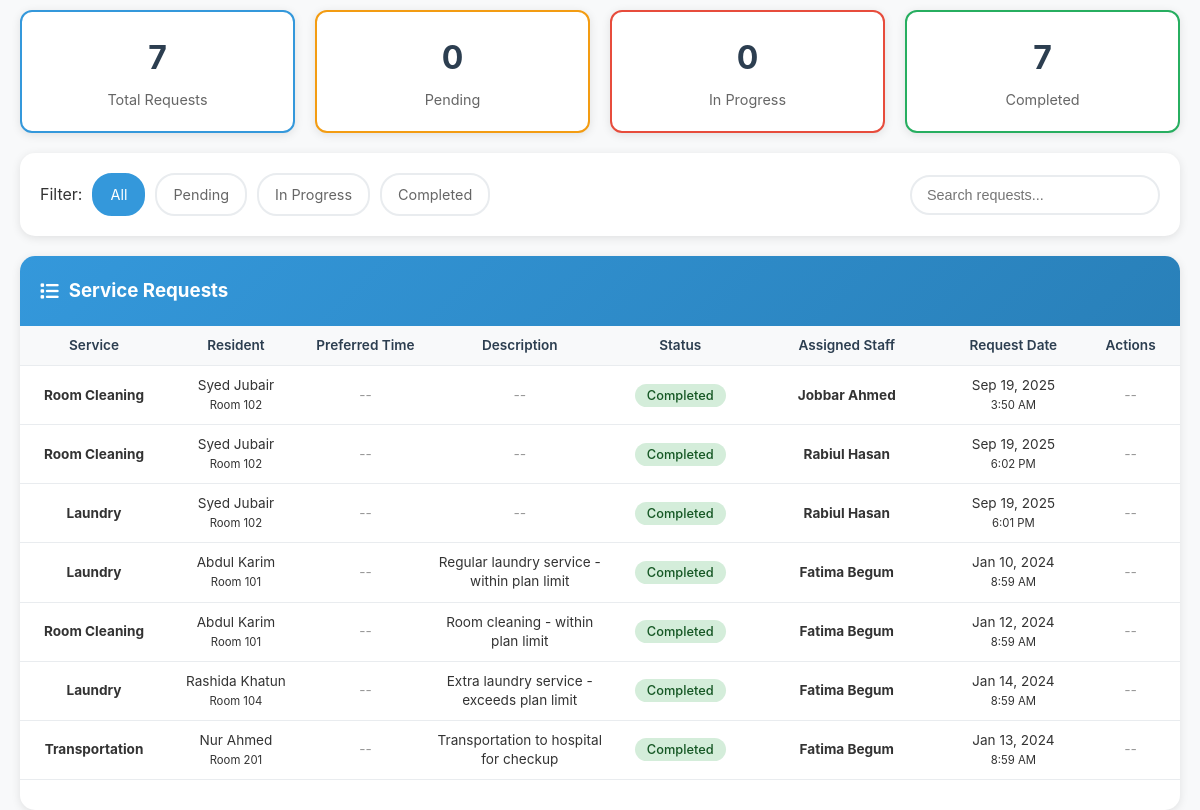
Before: /admin/services.php (signed in) with the older database file.
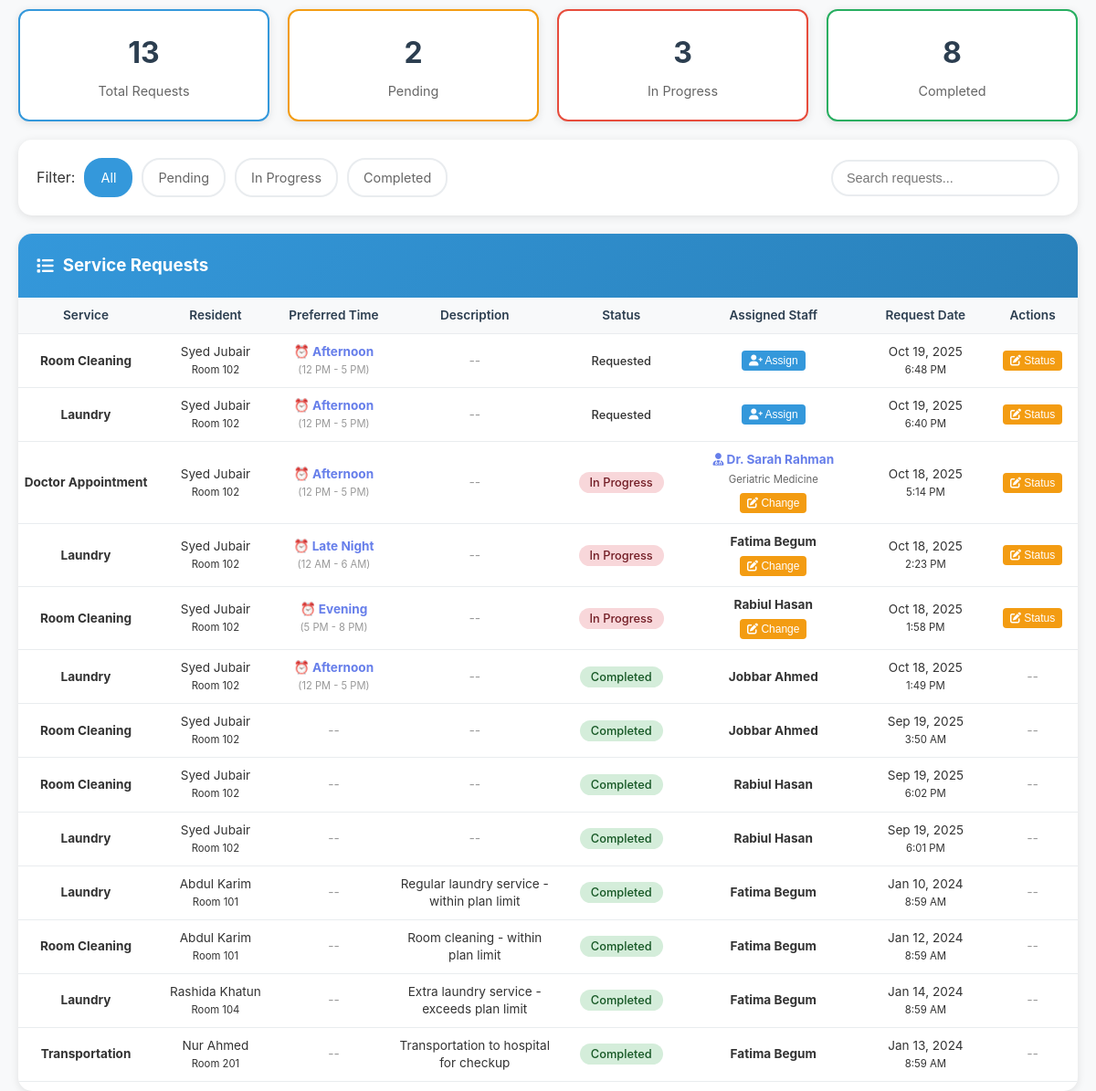
After: the same page with the newer database file.
### tables this page shows
CREATE TABLE `service_requests` (
  `id` int(11) NOT NULL,
  `resident_id` int(11) DEFAULT NULL,
  `service_id` int(11) DEFAULT NULL,
  `service_type` enum('general','doctor_appointment') DEFAULT 'general',
  `request_date` date DEFAULT NULL,
  `scheduled_date` date DEFAULT NULL,
  `assigned_staff_id` int(11) DEFAULT NULL,
  `assigned_doctor_id` int(11) DEFAULT NULL,
  `status` enum('Requested','Scheduled','In Progress','Completed','Cancelled') DEFAULT 'Requested',
  `cost` decimal(8,2) DEFAULT 0.00,
  `notes` text DEFAULT NULL,
  `completed_at` timestamp NULL DEFAULT NULL,
  `created_at` timestamp NOT NULL DEFAULT current_timestamp()
);

CREATE TABLE `services` (
  `id` int(11) NOT NULL,
  `service_name` varchar(50) NOT NULL,
  `base_cost` decimal(8,2) DEFAULT 0.00,
  `description` text DEFAULT NULL,
  `is_active` tinyint(1) DEFAULT 1,
  `created_at` timestamp NOT NULL DEFAULT current_timestamp()
);

CREATE TABLE `residents` (
  `id` int(11) NOT NULL,
  `user_id` int(11) DEFAULT NULL,
  `room_number` varchar(10) DEFAULT NULL,
  `plan_id` int(11) DEFAULT NULL,
  `admission_date` date DEFAULT NULL,
  `medical_conditions` text DEFAULT NULL,
  `allergies` text DEFAULT NULL,
  `family_contact_info` text DEFAULT NULL,
  `payment_status` enum('Paid','Pending','Overdue') DEFAULT 'Pending',
  `last_payment_date` date DEFAULT NULL,
  `next_payment_due` date DEFAULT NULL,
  `health_score` int(11) DEFAULT 70,
  `mental_health_score` int(11) DEFAULT 70,
  `laundry_usage_current_month` int(11) DEFAULT 0,
  `cleaning_usage_current_month` int(11) DEFAULT 0,
  `created_at` timestamp NOT NULL DEFAULT current_timestamp(),
  `updated_at` timestamp NOT NULL DEFAULT current_timestamp() ON UPDATE current_timestamp()
);

CREATE TABLE `doctors` (
  `id` int(11) NOT NULL,
  `user_id` int(11) DEFAULT NULL,
  `license_number` varchar(50) DEFAULT NULL,
  `specialization` varchar(100) DEFAULT NULL,
  `qualification` text DEFAULT NULL,
  `consultation_fee` decimal(10,2) DEFAULT NULL,
  `available_hours` text DEFAULT NULL,
  `created_at` timestamp NOT NULL DEFAULT current_timestamp(),
  `monthly_salary` decimal(10,2) DEFAULT 45000.00 COMMENT 'Monthly salary amount'
);

### admin/services.php (the view, shortened to what the rows shown need)
<?php
$database = new Database();
$db = $database->getConnection();
$requests = [];
try {
    $where_conditions = [];
    $params = [];
    $where_clause = !empty($where_conditions) ? 'WHERE ' . implode(' AND ', $where_conditions) : '';
    $requests_query = "SELECT sr.*,
                              s.service_name,
                              CONCAT(u.first_name, ' ', u.last_name) as resident_name,
                              r.room_number,
                              CONCAT(staff_u.first_name, ' ', staff_u.last_name) as assigned_staff_name,
                              CONCAT(doc_u.first_name, ' ', doc_u.last_name) as assigned_doctor_name,
                              doc.specialization as doctor_specialization
                       FROM service_requests sr
                       LEFT JOIN services s ON sr.service_id = s.id
                       LEFT JOIN residents res ON sr.resident_id = res.id
                       LEFT JOIN users u ON res.user_id = u.id
                       LEFT JOIN residents r ON res.id = r.id
                       LEFT JOIN staff st ON sr.assigned_staff_id = st.id
                       LEFT JOIN users staff_u ON st.user_id = staff_u.id
                       LEFT JOIN doctors doc ON sr.assigned_doctor_id = doc.id
                       LEFT JOIN users doc_u ON doc.user_id = doc_u.id
                       $where_clause
                       ORDER BY sr.created_at DESC";
    $requests_stmt = $db->prepare($requests_query);
    $requests_stmt->execute($params);
    $requests = $requests_stmt->fetchAll(PDO::FETCH_ASSOC);
} catch (Exception $e) {
    $error_message = "Error fetching requests: " . $e->getMessage();
}
?>
<!DOCTYPE html>
<html lang="en">
<head>
    <link rel="stylesheet" href="../assets/css/style.css">
    <link rel="stylesheet" href="../assets/css/auth.css">
    <link href="https://cdnjs.cloudflare.com/ajax/libs/font-awesome/6.0.0/css/all.min.css" rel="stylesheet">
</head>
<body>
    <div class="page-container">
        <div class="requests-container">
            <div class="requests-content">
                <?php if (!empty($requests)): ?>
                    <table class="requests-table">
                        <thead>
                            <tr>
                                <th>Service</th>
                                <th>Resident</th>
                                <th>Preferred Time</th>
                                <th>Description</th>
                                <th>Status</th>
                                <th>Assigned Staff</th>
                                <th>Request Date</th>
                                <th>Actions</th>
                            </tr>
                        </thead>
                        <tbody>
                    <?php foreach ($requests as $request): ?>
                        <tr>
                            <td>
                                <strong><?php echo htmlspecialchars($request['service_name'] ?: 'Unknown Service'); ?></strong>
                            </td>
                            <td>
                                <?php echo htmlspecialchars($request['resident_name'] ?: 'Unknown'); ?>
                                <?php if (!empty($request['room_number'])): ?>
                                    <br><small>Room <?php echo htmlspecialchars($request['room_number']); ?></small>
                                <?php endif; ?>
                            </td>
                            <td style="text-align: center;">
                                <?php
                                $notes = $request['notes'] ?: '';
                                if (preg_match('/Preferred time:\s*(\w+)/i', $notes, $matches)) {
                                    $time = ucfirst($matches[1]);
                                    $timeRange = '';
                                    $timeLower = strtolower($time);
                                    if ($timeLower === 'morning') {
                                        $timeRange = '(6 AM - 12 PM)';
                                    } elseif ($timeLower === 'afternoon') {
                                        $timeRange = '(12 PM - 5 PM)';
                                    } elseif ($timeLower === 'evening') {
                                        $timeRange = '(5 PM - 8 PM)';
                                    } elseif ($timeLower === 'night') {
                                        $timeRange = '(8 PM - 12 AM)';
                                    } elseif ($timeLower === 'latenight') {
                                        $time = 'Late Night';
                                        $timeRange = '(12 AM - 6 AM)';
                                    }
                                    echo '<strong style="color: #667eea; font-size: 0.85rem;">⏰ ' . htmlspecialchars($time) . '</strong>';
                                    if ($timeRange) {
                                        echo '<br><small style="color: #999; font-size: 0.7rem;">' . $timeRange . '</small>';
                                    }
                                } else {
                                    echo '<span style="color: #999;">--</span>';
                                }
                                ?>
                            </td>
                            <td class="description-cell">
                                <?php
                                $notes = $request['notes'] ?: '';
                                $description = preg_replace('/Preferred time:\s*\w+\.\s*/i', '', $notes);
                                $description = trim($description);
                                if (!empty($description)) {
                                    echo htmlspecialchars(substr($description, 0, 60));
                                } else {
                                    echo '<span style="color: #999; font-style: italic;">--</span>';
                                }
                                ?>
                            </td>
                            <td>
                                <span class="status-badge status-<?php echo strtolower(str_replace(' ', '-', $request['status'])); ?>">
                                    <?php echo htmlspecialchars($request['status']); ?>
                                </span>
                            </td>
                            <td class="staff-cell">
                                <?php if (!empty($request['assigned_staff_name']) || !empty($request['assigned_doctor_name'])): ?>
                                    <div style="display: flex; flex-direction: column; align-items: center; gap: 5px;">
                                        <?php if (!empty($request['assigned_doctor_name'])): ?>
                                            <strong style="font-size: 0.85rem; color: #667eea;">
                                                <i class="fas fa-user-md"></i> Dr. <?php echo htmlspecialchars($request['assigned_doctor_name']); ?>
                                            </strong>
                                            <?php if (!empty($request['doctor_specialization'])): ?>
                                                <small style="color: #666;"><?php echo htmlspecialchars($request['doctor_specialization']); ?></small>
                                            <?php endif; ?>
                                        <?php else: ?>
                                            <strong style="font-size: 0.85rem;"><?php echo htmlspecialchars($request['assigned_staff_name']); ?></strong>
                                        <?php endif; ?>
                                        <?php
                                        $final_statuses = ['Completed', 'Cancelled'];
                                        if (!in_array(trim($request['status']), $final_statuses)):
                                        ?>
                                            <button onclick="openReassignModal(<?php echo $request['id']; ?>, '<?php echo htmlspecialchars($request['service_name']); ?>', <?php echo $request['assigned_staff_id'] ?: 0; ?>, <?php echo $request['assigned_doctor_id'] ?: 0; ?>, '<?php echo htmlspecialchars($request['notes']); ?>')"
                                                    class="action-btn btn-status">
                                                <i class="fas fa-edit"></i> Change
                                            </button>
                                        <?php endif; ?>
                                    </div>
                                <?php elseif (!in_array(trim($request['status']), ['Completed', 'Cancelled'])): ?>
                                    <button onclick="openAssignModal(<?php echo $request['id']; ?>, '<?php echo htmlspecialchars($request['service_name']); ?>', '<?php echo htmlspecialchars($request['notes']); ?>')"
                                            class="action-btn btn-assign">
                                        <i class="fas fa-user-plus"></i> Assign
                                    </button>
                                <?php else: ?>
                                    <span style="color: #666; font-style: italic; font-size: 0.8rem;">Completed</span>
                                <?php endif; ?>
                            </td>
                            <td>
                                <?php echo date('M j, Y', strtotime($request['request_date'] ?: $request['created_at'])); ?>
                                <br><small><?php echo date('g:i A', strtotime($request['created_at'])); ?></small>
                            </td>
                            <td>
                                <?php
                                $final_statuses = ['Completed', 'Cancelled'];
                                if (in_array(trim($request['status']), $final_statuses)):
                                ?>
                                    <span style="color: #999; font-style: italic;">--</span>
                                <?php else: ?>
                                    <button onclick="openStatusModal(<?php echo $request['id']; ?>, '<?php echo htmlspecialchars($request['status']); ?>')"
                                            class="action-btn btn-status">
                                        <i class="fas fa-edit"></i> Status
                                    </button>
                                <?php endif; ?>
                            </td>
                        </tr>
                        <?php endforeach; ?>
                        </tbody>
                    </table>
                <?php endif; ?>
            </div>
        </div>
    </div>
</body>
</html>

Changed rows visible on the page:
added service_requests: service.service_name "Room Cleaning", resident_name "Syed Jubair", resident.room_number "102", time "Afternoon", timeRange "(12 PM - 5 PM)", status "Requested", request_date "Oct 19, 2025", created_at "6:48 PM"
added service_requests: service.service_name "Laundry", resident_name "Syed Jubair", resident.room_number "102", time "Afternoon", timeRange "(12 PM - 5 PM)", status "Requested", request_date "Oct 19, 2025", created_at "6:40 PM"
added service_requests: service.service_name "Doctor Appointment", resident_name "Syed Jubair", resident.room_number "102", time "Afternoon", timeRange "(12 PM - 5 PM)", status "In Progress", assigned_doctor_name "Sarah Rahman", assigned_doctor.specialization "Geriatric Medicine", request_date "Oct 18, 2025", created_at "5:14 PM"
added service_requests: service.service_name "Laundry", resident_name "Syed Jubair", resident.room_number "102", time "Late Night", timeRange "(12 AM - 6 AM)", status "In Progress", assigned_staff_name "Fatima Begum", request_date "Oct 18, 2025", created_at "2:23 PM"
added service_requests: service.service_name "Room Cleaning", resident_name "Syed Jubair", resident.room_number "102", time "Evening", timeRange "(5 PM - 8 PM)", status "In Progress", assigned_staff_name "Rabiul Hasan", request_date "Oct 18, 2025", created_at "1:58 PM"
added service_requests: service.service_name "Laundry", resident_name "Syed Jubair", resident.room_number "102", time "Afternoon", timeRange "(12 PM - 5 PM)", status "Completed", assigned_staff_name "Jobbar Ahmed", request_date "Oct 18, 2025", created_at "1:49 PM"
Other visible differences:
$stats['total_requests']: "7" → "13"
$stats['pending_requests']: "0" → "2"
$stats['in_progress_requests']: "0" → "3"
$stats['completed_requests']: "7" → "8"
